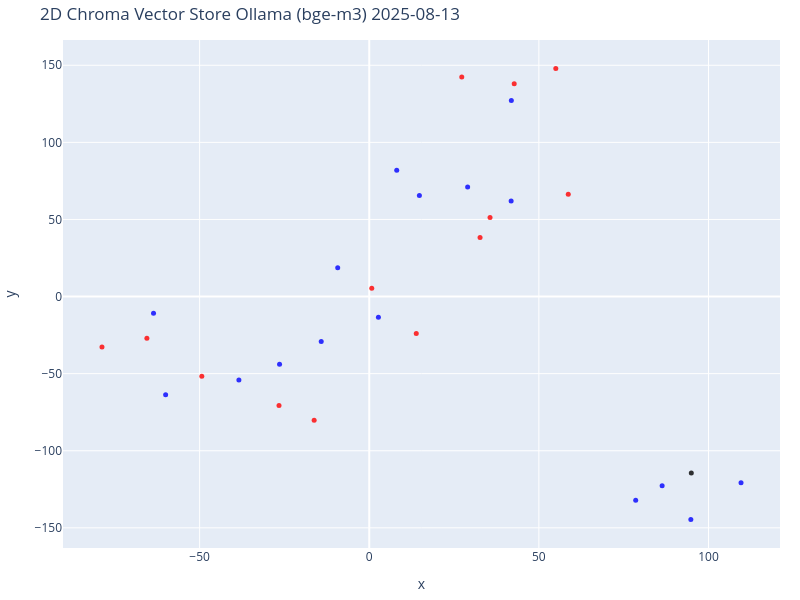

Write notebook code for a chart like this one.
### Code cell
from sklearn.manifold import TSNE
import numpy as np
import plotly.graph_objects as go
from datetime import datetime

# Пути и параметры
output_dir = Path('C:/Users/Alkor/gd/rss_news_predict_quote/Ollama_predict_img_rts_21-00')

# Создаем директорию для сохранения изображений, если она не существует
output_dir.mkdir(parents=True, exist_ok=True)

# Теперь мы можем визуализировать векторы с помощью t-SNE
# t-SNE - это метод, который позволяет визуализировать высокоразмерные данные
result = collection.get(include=['embeddings', 'documents', 'metadatas'])
vectors = np.array(result['embeddings'])
documents = result['documents']
metadatas = result['metadatas']
doc_types = [metadata['next_bar'] for metadata in metadatas]
doc_dates = [metadata['date'] for metadata in metadatas]
doc_date_mins = [metadata['date_min'] for metadata in metadatas]
colors = [['blue', 'red', 'black'][['up', 'down', 'None'].index(t)] for t in doc_types]

# Нам, людям, проще визуализировать объекты в 2D!
# Уменьшите размерность векторов до 2D, используя t-SNE
# (t-распределенное стохастическое вложение соседей)
tsne = TSNE(n_components=2, random_state=42, perplexity=3)
reduced_vectors = tsne.fit_transform(vectors)

# Create the 2D scatter plot
fig = go.Figure(data=[go.Scatter(
    x=reduced_vectors[:, 0],
    y=reduced_vectors[:, 1],
    mode='markers',
    marker=dict(size=5, color=colors, opacity=0.8),
    text=[f"Type: {t}<br>Date: {dt}    Date Min: {dm}<br>Text: {d[:100]}..." 
          for t, dt, dm, d in zip(doc_types, doc_dates, doc_date_mins, documents)],
    hoverinfo='text'
)])

# Всталяем дату
# graph_date = datetime.now().strftime('%Y-%m-%d %HH:%MM:%SS')
graph_date = datetime.now().strftime('%Y-%m-%d')
# graph_date = '2025-08-06'  # Можно заменить на динамическое значение, если нужно

fig.update_layout(
    title=f'2D Chroma Vector Store Ollama (bge-m3) {graph_date}',
    xaxis_title='x',
    yaxis_title='y',
    width=800,
    height=600,
    margin=dict(r=20, b=10, l=10, t=40)
)

# Сохранение графика в файл
output_file = output_dir / f"{graph_date}.png"
fig.write_image(output_file)

fig.show()

### Figure 1 — Plotly figure (JSON) as saved in the notebook; plotly's stock layout.template omitted (floating-point values rounded to 4 significant figures)
{"data": [{"hoverinfo": "text", "marker": {"color": ["red", "red", "red", "red", "blue", "red", "blue", "blue", "blue", "red", "blue", "blue", "red", "blue", "red", "red", "red", "red", "blue", "blue", "red", "blue", "blue", "blue", "blue", "blue", "blue", "blue", "red", "black"], "opacity": 0.8, "size": 5}, "mode": "markers", "text": ["Type: down<br>Date: 2025-07-03    Date Min: 2025-07-02 18:00:00<br>Text: - Криптовалюта Cardano подросла на 10% в бычьей торговле в ралли\n- American Shared Hospital Services...", "Type: down<br>Date: 2025-07-04    Date Min: 2025-07-03 18:00:00<br>Text: - Генеральный директор UiPath Динес продал акции PATH на сумму $585 тыс.\n- Nuvve Holding Corp. заклю...", "Type: down<br>Date: 2025-07-07    Date Min: 2025-07-04 18:00:00<br>Text: - Фьючерсы на золото подорожали в ходе американских торгов\n- Рынок акций  Бразилии закрылся ростом, ...", "Type: down<br>Date: 2025-07-08    Date Min: 2025-07-07 18:00:00<br>Text: - William Blair понизил рейтинг акций Jasper Therapeutics из-за неудач в испытаниях препарата\n- Citi...", "Type: up<br>Date: 2025-07-09    Date Min: 2025-07-08 18:00:00<br>Text: - Tether хранит золотой запас на $8 млрд в швейцарском хранилище\n- Фьючерсы на природный газ подешев...", "Type: down<br>Date: 2025-07-10    Date Min: 2025-07-09 18:00:00<br>Text: - OpenAI готовится запустить ИИ-браузер для конкуренции с Google Chrome\n- Исполнительный директор Ka...", "Type: up<br>Date: 2025-07-11    Date Min: 2025-07-10 18:00:00<br>Text: - Директор Travel & Leisure Co продает акции TNL на сумму $1,19 млн\n- Фьючерсы на природный газ подо...", "Type: up<br>Date: 2025-07-14    Date Min: 2025-07-11 18:00:00<br>Text: - Kraft Heinz планирует разделение и выделение бакалейного бизнеса\n- Акции Tutor Perini Corp достигл...", "Type: up<br>Date: 2025-07-15    Date Min: 2025-07-14 18:00:00<br>Text: - Saba Capital продает акции Blackrock California (BFZ) на сумму $309 663\n- Суд отклонил иск к Dolce...", "Type: down<br>Date: 2025-07-16    Date Min: 2025-07-15 18:00:00<br>Text: - Citi подтверждает рейтинг \"Покупать\" для акций EQT после заключения крупной сделки по поставке газ...", "Type: up<br>Date: 2025-07-17    Date Min: 2025-07-16 18:00:00<br>Text: - Генеральный директор RB Global Кесслер продал акции на сумму $5,02 млн\n- CrowdStrike расширяет пар...", "Type: up<br>Date: 2025-07-18    Date Min: 2025-07-17 18:00:00<br>Text: - Mizuho повышает целевую цену акций Evergy до $74 на фоне урегулирования в Канзасе\n- Mizuho Securit...", "Type: down<br>Date: 2025-07-21    Date Min: 2025-07-18 18:00:00<br>Text: - Baird повышает целевую цену акций Danaher до $226 на фоне силы биотехнологического сектора\n- Citi ...", "Type: up<br>Date: 2025-07-22    Date Min: 2025-07-21 18:00:00<br>Text: - JPM добавляет Dollar Tree в свой фокус-лист благодаря росту и улучшению маржи\n- Профессор Нью-Йорк...", "Type: down<br>Date: 2025-07-23    Date Min: 2025-07-22 18:00:00<br>Text: - Century Aluminum закрывает выпуск обеспеченных облигаций на сумму $400 миллионов\n- Vertical Resear...", "Type: down<br>Date: 2025-07-24    Date Min: 2025-07-23 18:00:00<br>Text: - Wolfe Research подтверждает рейтинг акций GE Vernova на уровне Peerperform\n- Wolfe Research повыша...", "Type: down<br>Date: 2025-07-25    Date Min: 2025-07-24 18:00:00<br>Text: - TD Cowen повысил целевую цену акций AT&T до $32 с $30 благодаря налоговым льготам\n- TD Cowen повыс...", "Type: down<br>Date: 2025-07-28    Date Min: 2025-07-25 18:00:00<br>Text: - Sensient Technologies во 2 квартале 2025 года: рост EPS на 20,8% благодаря сегменту цветовых решен...", "Type: up<br>Date: 2025-07-29    Date Min: 2025-07-28 18:00:00<br>Text: - Расследование решения FAA о переносе воздушного пространства Ньюарка\n- Microsoft запускает новый р...", "Type: up<br>Date: 2025-07-30    Date Min: 2025-07-29 18:00:00<br>Text: - Глава Atlantic Union Bankshares Эсбери приобрел акции на $246 тыс.\n- Cintas повышает квартальные д...", "Type: down<br>Date: 2025-07-31    Date Min: 2025-07-30 18:00:00<br>Text: - Flowserve превосходит прогнозы по EPS за второй квартал 2025 года, акции снижаются\n- ФРС сохраняет...", "Type: up<br>Date: 2025-08-01    Date Min: 2025-07-31 18:00:00<br>Text: - VICI Properties превосходит ожидания во втором квартале 2025 года\n- Акции Freedom Holding Corp дос...", "Type: up<br>Date: 2025-08-04    Date Min: 2025-08-01 18:00:00<br>Text: - Трамп намерен уволить назначенца Байдена из-за точности данных по занятости\n- Директор Ames Nation...", "Type: up<br>Date: 2025-08-05    Date Min: 2025-08-04 18:00:00<br>Text: - Президент Service Corp Intl Уоринг продает акции на сумму $4,29 млн\n- KBW повышает целевую цену ак...", "Type: up<br>Date: 2025-08-06    Date Min: 2025-08-05 18:00:00<br>Text: - Отчет о доходах: результаты New Jersey Resources за 3 квартал 2025 года не оправдали ожиданий\n- От...", "Type: up<br>Date: 2025-08-07    Date Min: 2025-08-06 18:00:00<br>Text: - Суд вынес решение по делу разработчика Tornado Cash Романа Шторма\n- KeyBanc снизил целевую цену ак...", "Type: up<br>Date: 2025-08-08    Date Min: 2025-08-07 18:00:00<br>Text: -  Maple Leaf Foods во втором квартале 2025 года: сильные результаты привели к повышению прогноза\n- ...", "Type: up<br>Date: 2025-08-11    Date Min: 2025-08-08 18:00:00<br>Text: - Федеральным агентствам приказано удалить данные о вакцинации от COVID-19\n- TD Cowen снижает целеву...", "Type: down<br>Date: 2025-08-12    Date Min: 2025-08-11 18:00:00<br>Text: - CFRA повышает рейтинг акций Ralph Lauren до «Держать» на фоне улучшения фундаментальных показателе...", "Type: None<br>Date: 2025-08-13    Date Min: 2025-08-12 18:00:00<br>Text: - Cirrus Logic на форуме KeyBanc: стратегические инсайты о диверсификации\n- Глава Parke Bancorp Пант..."], "type": "scatter", "x": [-16.24, -78.78, 13.86, 58.66, 78.54, -49.36, -14.16, -26.44, -9.301, -26.6, 2.701, 94.79, -65.55, -63.59, 32.66, 35.6, 27.27, 0.7358, 86.33, 41.82, 54.99, 8.104, -38.42, 29.0, 109.6, 41.88, 14.78, -60.02, 42.73, 94.93], "y": [-80.19, -32.69, -24.01, 66.38, -132.1, -51.67, -29.14, -43.97, 18.64, -70.65, -13.35, -144.6, -27.0, -10.77, 38.24, 51.35, 142.4, 5.466, -122.7, 62.0, 147.9, 81.91, -54.11, 71.0, -120.8, 127.1, 65.57, -63.68, 138.0, -114.5]}], "layout": {"height": 600, "margin": {"b": 10, "l": 10, "r": 20, "t": 40}, "title": {"text": "2D Chroma Vector Store Ollama (bge-m3) 2025-08-13"}, "width": 800, "xaxis": {"title": {"text": "x"}}, "yaxis": {"title": {"text": "y"}}}}
